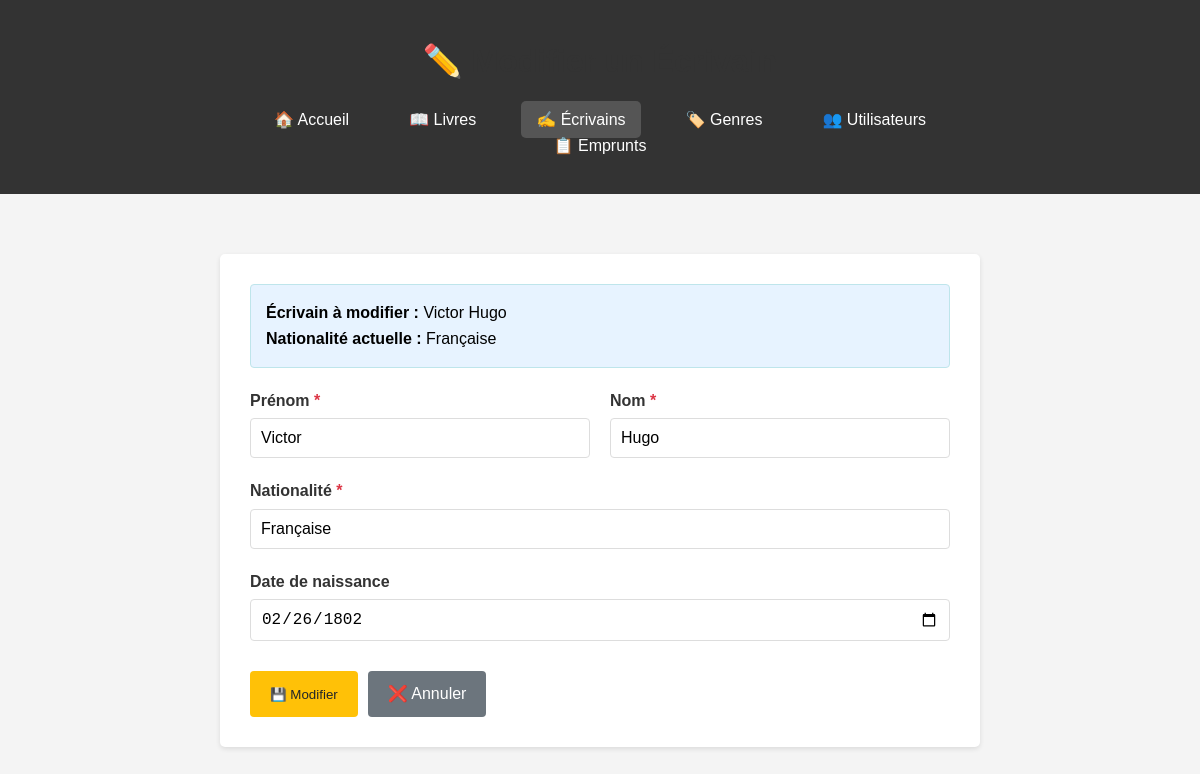
The app's page /ecrivains/modifier.php?id=1 with its own data.
### tables this page shows
CREATE TABLE ecrivains (
    id_ecrivain INT AUTO_INCREMENT PRIMARY KEY,
    nom VARCHAR(100) NOT NULL,
    prenom VARCHAR(100) NOT NULL,
    nationalite VARCHAR(100) DEFAULT NULL,
    date_naissance DATE DEFAULT NULL
);

### models/Ecrivain.php (called while the page is built, shortened)
<?php
require_once __DIR__ . '/../config/database.php';
class Ecrivain {
    private $pdo;
    private $table = 'ecrivains';
    public function __construct() {
        $database = new Database();
        $this->pdo = $database->getConnection();
    }
    public function obtenirParId($id) {
        $sql = "SELECT * FROM {$this->table} WHERE id_ecrivain = ?";
        $stmt = $this->pdo->prepare($sql);
        $stmt->execute([$id]);
        return $stmt->fetch();
    }
}
?>

### config/database.php (called while the page is built, shortened)
<?php
class Database {
    private $host = 'localhost';
    private $db_name = 'biblioproject';
    private $username = 'root';
    private $password = '';
    public function getConnection() {
        $this->pdo = null;
        try {
            $dsn = "mysql:host=" . $this->host . ";dbname=" . $this->db_name;
            $this->pdo = new PDO($dsn, $this->username, $this->password);
            $this->pdo->setAttribute(PDO::ATTR_ERRMODE, PDO::ERRMODE_EXCEPTION);
            $this->pdo->setAttribute(PDO::ATTR_DEFAULT_FETCH_MODE, PDO::FETCH_ASSOC);
        } catch(PDOException $e) {
            echo "Erreur de connexion : " . $e->getMessage();
        }
        return $this->pdo;
    }
}
?>

### ecrivains/modifier.php (the view, shortened to what this page needs)
<?php
require_once '../config/database.php';
require_once '../models/Ecrivain.php';
$ecrivainModel = new Ecrivain();
$id_ecrivain = (int)$_GET['id'];
$ecrivain = $ecrivainModel->obtenirParId($id_ecrivain);
?>
<!DOCTYPE html>
<html lang="fr">
<head>
</head>
<body>
    <header>
        <div class="container">
            <h1 style="text-align: center; margin-bottom: 20px;">✏️ Modifier un Écrivain</h1>
            <nav>
                <ul>
                    <li><a href="../index.php">🏠 Accueil</a></li>
                    <li><a href="../livres/index.php">📖 Livres</a></li>
                    <li><a href="index.php" class="active">✍️ Écrivains</a></li>
                    <li><a href="../genres/index.php">🏷️ Genres</a></li>
                    <li><a href="../utilisateurs/index.php">👥 Utilisateurs</a></li>
                    <li><a href="../emprunts/index.php">📋 Emprunts</a></li>
                </ul>
            </nav>
        </div>
    </header>
    <div class="container">
        <div class="card">
            <div class="info-box">
                <strong>Écrivain à modifier :</strong> <?= htmlspecialchars($ecrivain['prenom'] . ' ' . $ecrivain['nom']) ?><br>
                <strong>Nationalité actuelle :</strong> <?= htmlspecialchars($ecrivain['nationalite']) ?>
            </div>
            <form method="POST">
                <div class="form-row">
                    <div class="form-group">
                        <label for="prenom">Prénom <span class="required">*</span></label>
                        <input type="text" id="prenom" name="prenom" required
                               value="<?= isset($_POST['prenom']) ? htmlspecialchars($_POST['prenom']) : htmlspecialchars($ecrivain['prenom']) ?>">
                    </div>
                    <div class="form-group">
                        <label for="nom">Nom <span class="required">*</span></label>
                        <input type="text" id="nom" name="nom" required
                               value="<?= isset($_POST['nom']) ? htmlspecialchars($_POST['nom']) : htmlspecialchars($ecrivain['nom']) ?>">
                    </div>
                </div>
                <div class="form-group">
                    <label for="nationalite">Nationalité <span class="required">*</span></label>
                    <input type="text" id="nationalite" name="nationalite" required
                           placeholder="Ex: Française, Américaine, etc."
                           value="<?= isset($_POST['nationalite']) ? htmlspecialchars($_POST['nationalite']) : htmlspecialchars($ecrivain['nationalite']) ?>">
                </div>
                <div class="form-group">
                    <label for="date_naissance">Date de naissance</label>
                    <input type="date" id="date_naissance" name="date_naissance"
                           max="<?= date('Y-m-d') ?>"
                           value="<?= isset($_POST['date_naissance']) ? $_POST['date_naissance'] : $ecrivain['date_naissance'] ?>">
                </div>
                <div class="actions">
                    <button type="submit" class="btn btn-warning">💾 Modifier</button>
                    <a href="index.php" class="btn btn-secondary">❌ Annuler</a>
                </div>
            </form>
        </div>
    </div>
</body>
</html>

### ecrivains/modifier.php (style rules this page uses)
* { margin: 0; padding: 0; box-sizing: border-box; }
body { font-family: Arial, sans-serif; line-height: 1.6; background-color: #f4f4f4; }
.container { max-width: 800px; margin: 0 auto; padding: 20px; }
header { background: #333; color: white; padding: 1rem 0; margin-bottom: 20px; }
nav ul { list-style: none; display: flex; justify-content: center; flex-wrap: wrap; }
nav ul li { margin: 0 15px; }
nav ul li a { color: white; text-decoration: none; padding: 10px 15px; border-radius: 5px; transition: background 0.3s; }
nav ul li a:hover, nav ul li a.active { background: #555; }
.card { background: white; padding: 30px; margin: 20px 0; border-radius: 5px; box-shadow: 0 2px 5px rgba(0,0,0,0.1); }
.btn { display: inline-block; background: #007bff; color: white; padding: 10px 20px; text-decoration: none; border-radius: 4px; border: none; cursor: pointer; transition: background 0.3s; }
.btn-warning { background: #ffc107; color: #212529; }
.btn-secondary { background: #6c757d; }
h1, h2, h3 { color: #333; margin-bottom: 15px; }
.form-group { margin-bottom: 20px; }
label { display: block; margin-bottom: 5px; font-weight: bold; color: #333; }
input, select, textarea { width: 100%; padding: 10px; border: 1px solid #ddd; border-radius: 4px; font-size: 16px; }
.required { color: #dc3545; }
.actions { display: flex; gap: 10px; margin-top: 30px; }
.info-box { background: #e7f3ff; border: 1px solid #bee5eb; padding: 15px; border-radius: 4px; margin-bottom: 20px; }
.form-row { display: grid; grid-template-columns: 1fr 1fr; gap: 20px; }

### records on screen
ecrivains: prenom+nom "Victor Hugo", nationalite "Française", prenom "Victor", nom "Hugo", date_naissance "02/26/1802"
